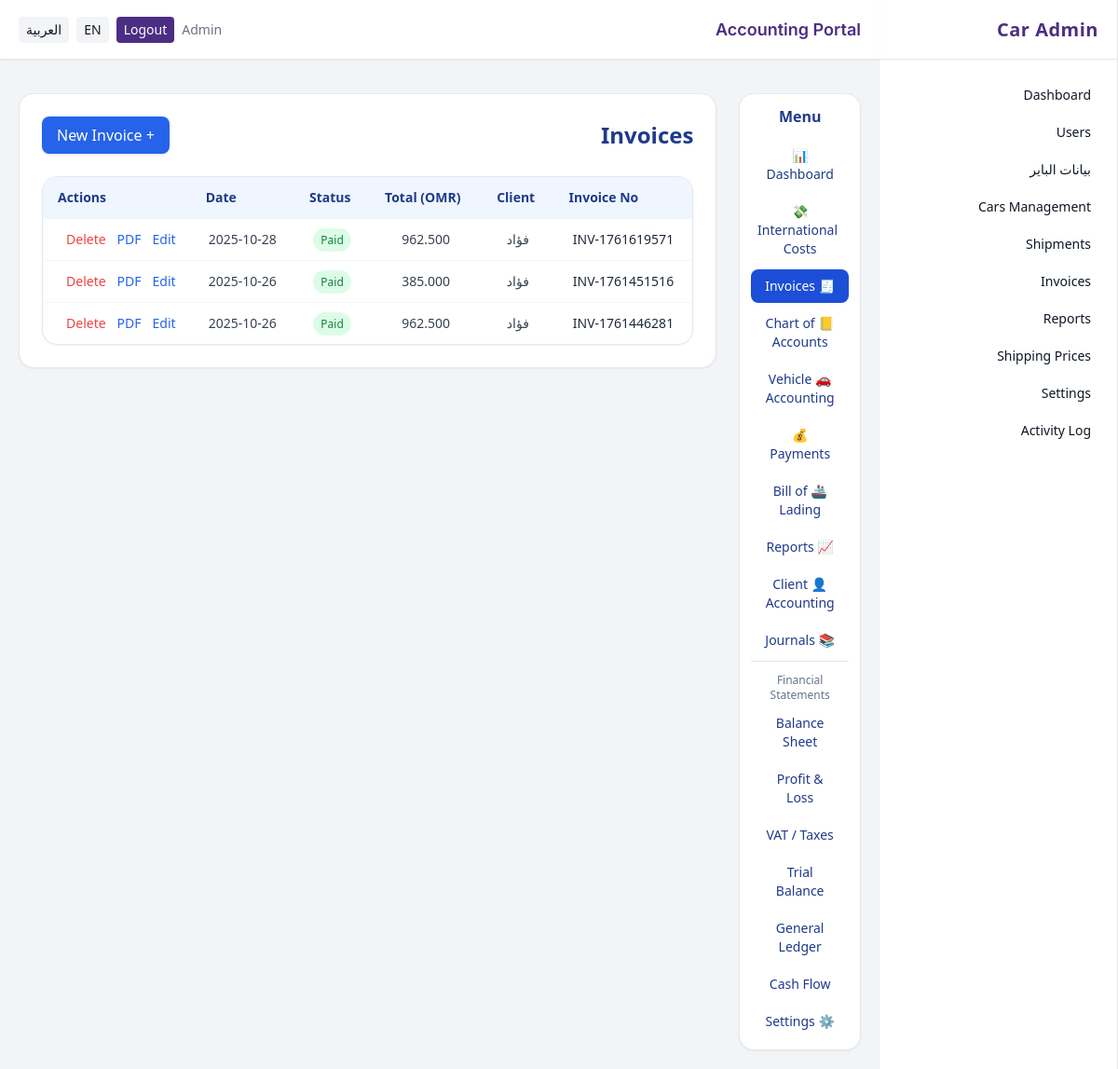
The page /acct/invoices (signed in) on the database as committed earlier.
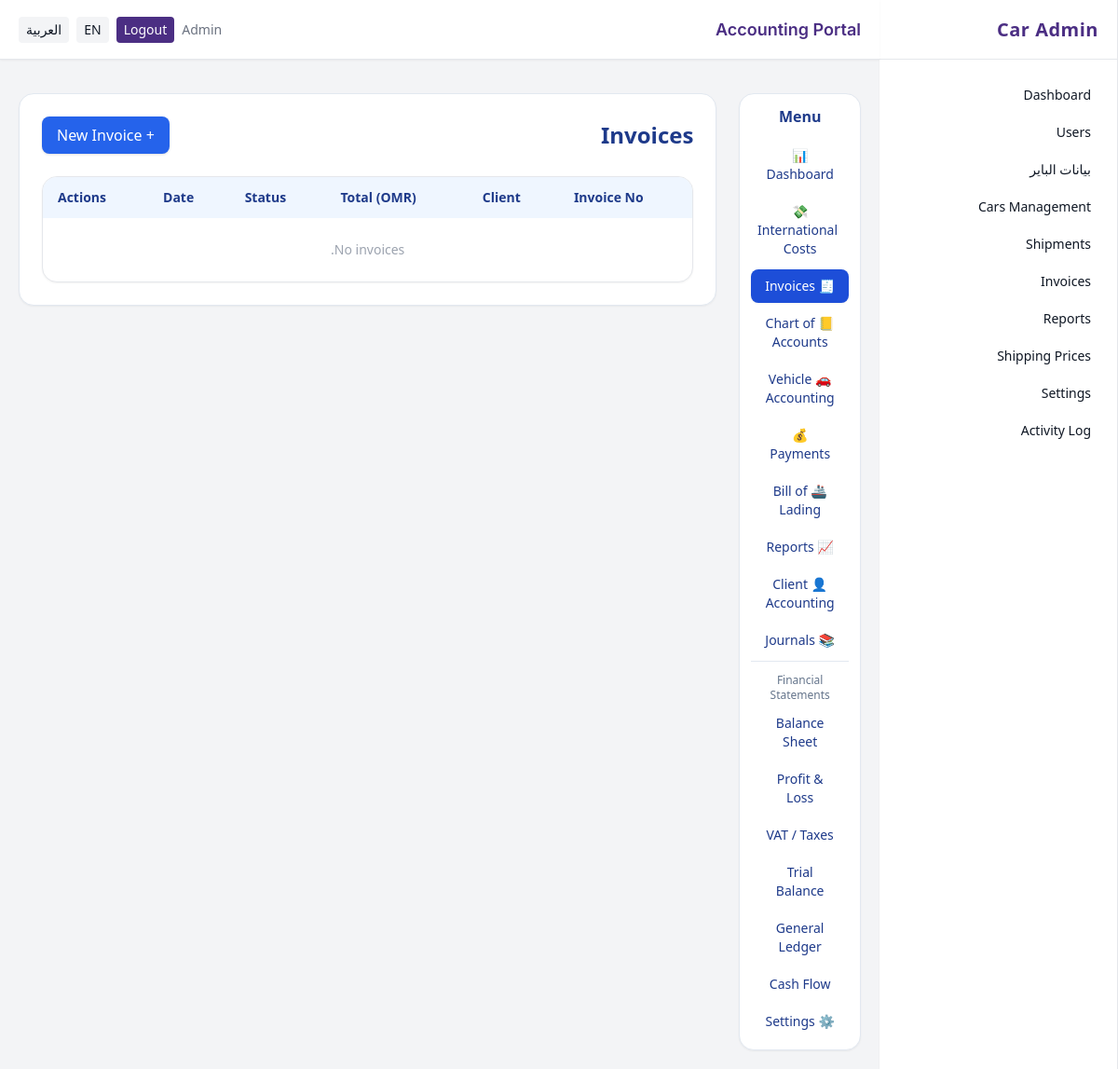
The same page on the database as committed later.
### app/models.py (models this page shows, shortened)
class Invoice(db.Model):
    __tablename__ = "invoices"
    id = db.Column(db.Integer, primary_key=True)
    invoice_number = db.Column(db.String(100), unique=True)
    customer_id = db.Column(db.Integer, db.ForeignKey("customers.id"))
    invoice_type = db.Column(db.String(20))
    vehicle_id = db.Column(db.Integer, db.ForeignKey("vehicles.id"), nullable=True, index=True)
    total_omr = db.Column(db.Numeric(12,3))
    status = db.Column(db.String(50))
    pdf_path = db.Column(db.Text)
    created_at = db.Column(db.DateTime, default=datetime.utcnow)
    customer = db.relationship("Customer")
    vehicle = db.relationship("Vehicle")
    items = db.relationship("InvoiceItem", backref="invoice", cascade="all, delete-orphan")
    payments = db.relationship("Payment", backref="invoice", cascade="all, delete-orphan")
    exchange_rate_id = db.Column(db.Integer, db.ForeignKey("exchange_rates.id"), nullable=True)

class Customer(db.Model):
    __tablename__ = "customers"
    id = db.Column(db.Integer, primary_key=True)
    user_id = db.Column(db.Integer, db.ForeignKey("users.id"))
    account_number = db.Column(db.String(50), unique=True)
    company_name = db.Column(db.String(200))
    full_name = db.Column(db.String(200))
    email = db.Column(db.String(180))
    phone = db.Column(db.String(50))
    address = db.Column(db.Text)
    country = db.Column(db.String(100))
    price_category = db.Column(db.String(20), nullable=False, default="normal")
    user = db.relationship("User", backref="customer_profile")
    @property
    def display_name(self) -> str:
        try:
            name = (self.company_name or self.full_name or (self.user.name if getattr(self, 'user', None) else None))
            name = (name or "").strip()
            return name if name else "-"
        except Exception:
            return "-"

### app/blueprints/accounting/routes.py (the view)
@acct_bp.route('/invoices')
@role_required('accountant', 'admin')
def invoices_list():
    invoices = db.session.query(Invoice).order_by(Invoice.created_at.desc()).all()
    return render_template('accounting/invoices_list.html', invoices=invoices)

### app/models.py (called while the page is built)
    @property
    def is_active(self):
        return bool(self.active)

### app/security.py (called while the page is built)
def _canonicalize_role(role_name: str | None) -> str | None:
    if not role_name:
        return None
    name = role_name.strip().lower()
    synonyms = {
        "staff": "employee",
        "employees": "employee",
    }
    return synonyms.get(name, name)

def role_required(*allowed_roles: str) -> Callable:
    normalized_allowed = {
        r for r in (_canonicalize_role(r) for r in allowed_roles) if r is not None
    }
    def decorator(view_func: Callable) -> Callable:
        @wraps(view_func)
        @login_required
        def wrapper(*args, **kwargs):
            user_role = getattr(getattr(current_user, "role", None), "name", None)
            user_role_norm = _canonicalize_role(user_role)
            if not user_role_norm or user_role_norm not in normalized_allowed:
                abort(403)
            return view_func(*args, **kwargs)
        return wrapper
    return decorator

### app/templates/accounting/invoices_list.html
{% extends "base_accounting.html" %}
{% block acct_content %}
<div class="flex items-center justify-between mb-6">
  <h2 class="text-2xl font-bold text-blue-900">{{ _('Invoices') }}</h2>
  <a href="{{ url_for('acct.invoices_new') }}"
     class="px-4 py-2 bg-blue-600 text-white font-medium rounded-lg shadow hover:bg-blue-700 transition">
     + {{ _('New Invoice') }}
  </a>
</div>
<div class="overflow-x-auto bg-white border border-gray-200 rounded-2xl shadow-sm">
  <table class="min-w-full text-sm text-gray-700">
    <thead class="bg-blue-50 text-blue-900 font-semibold">
      <tr>
        <th class="px-4 py-3 text-left">{{ _('Invoice No') }}</th>
        <th class="px-4 py-3 text-left">{{ _('Client') }}</th>
        <th class="px-4 py-3 text-left">{{ _('Total (OMR)') }}</th>
        <th class="px-4 py-3 text-left">{{ _('Status') }}</th>
        <th class="px-4 py-3 text-left">{{ _('Date') }}</th>
        <th class="px-4 py-3 text-left">{{ _('Actions') }}</th>
      </tr>
    </thead>
    <tbody>
      {% for inv in invoices %}
      <tr class="border-t border-gray-100 hover:bg-blue-50 transition">
        <td class="px-4 py-3 font-medium text-gray-800">{{ inv.invoice_number }}</td>
        <td class="px-4 py-3">{{ inv.customer.display_name if inv.customer else '-' }}</td>
        <td class="px-4 py-3 text-gray-700">{{ '%.3f'|format(inv.total_omr or 0) }}</td>
        <td class="px-4 py-3">
          <span class="
            px-2 py-1 rounded-full text-xs font-medium
            {% if inv.status == 'Paid' %} bg-green-100 text-green-700
            {% elif inv.status == 'Partial' %} bg-yellow-100 text-yellow-700
            {% elif inv.status == 'Cancelled' %} bg-red-100 text-red-700
            {% else %} bg-gray-100 text-gray-700 {% endif %}
          ">
            {{ inv.status }}
          </span>
        </td>
        <td class="px-4 py-3">{{ inv.created_at.strftime('%Y-%m-%d') }}</td>
        <td class="px-4 py-3 flex items-center gap-3">
          <a href="{{ url_for('acct.invoices_edit', invoice_id=inv.id) }}"
             class="text-blue-600 hover:underline">{{ _('Edit') }}</a>
          <a href="{{ url_for('acct.invoices_export', invoice_id=inv.id) }}"
             class="text-blue-600 hover:underline">PDF</a>
          <form method="post"
                action="{{ url_for('acct.invoices_delete', invoice_id=inv.id) }}"
                class="inline"
                onsubmit="return confirm('{{ _('Delete invoice?') }}')">
            <button class="text-red-500 hover:underline">{{ _('Delete') }}</button>
          </form>
        </td>
      </tr>
      {% else %}
      <tr>
        <td colspan="6" class="px-4 py-6 text-center text-gray-400">{{ _('No invoices.') }}</td>
      </tr>
      {% endfor %}
    </tbody>
  </table>
</div>
{% endblock %}

Rows that differ between the two databases and show on the page:
removed Invoice: invoice_number "INV-1761619571", customer "فؤاد", total_omr "962.500", status "Paid", created_at "2025-10-28"
removed Invoice: invoice_number "INV-1761451516", customer "فؤاد", total_omr "385.000", status "Paid", created_at "2025-10-26"
removed Invoice: invoice_number "INV-1761446281", customer "فؤاد", total_omr "962.500", status "Paid", created_at "2025-10-26"
Other text that changed with them:
text now shown: "No invoices."
